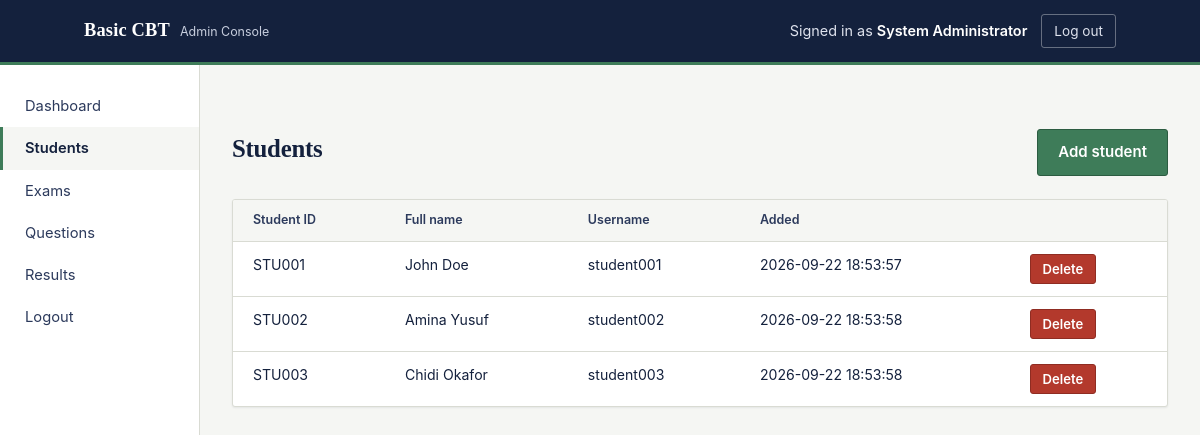
/admin/students (signed in), run on the app's committed database.
### tables this page shows
CREATE TABLE students (
    id INTEGER PRIMARY KEY AUTOINCREMENT,
    student_id TEXT UNIQUE NOT NULL,
    full_name TEXT NOT NULL,
    username TEXT UNIQUE NOT NULL,
    password_hash TEXT NOT NULL,
    created_at TEXT DEFAULT (datetime('now'))
);

### app.py (the view)
@app.route("/admin/students")
@admin_required
def students():
    db = get_db()
    all_students = db.execute("SELECT * FROM students ORDER BY id").fetchall()
    return render_template("students.html", students=all_students)

### app.py (called while the page is built)
def get_db():
    if "db" not in g:
        g.db = sqlite3.connect(DB_PATH)
        g.db.row_factory = sqlite3.Row
        g.db.execute("PRAGMA foreign_keys = ON")
    return g.db

def admin_required(view):
    @wraps(view)
    def wrapped(*args, **kwargs):
        if session.get("role") != "admin":
            flash("Please log in as an admin to continue.", "error")
            return redirect(url_for("login"))
        return view(*args, **kwargs)
    return wrapped

### templates/students.html (shortened to what this page needs)
{% extends "base.html" %}
{% block body %}
{% set active = "students" %}
{% include "_admin_shell_open.html" %}
    <div class="page-head">
      <h1>Students</h1>
      <a href="{{ url_for('add_student') }}" class="btn">Add student</a>
    </div>
    <div class="panel">
      {% if students %}
      <table>
        <thead>
          <tr><th>Student ID</th><th>Full name</th><th>Username</th><th>Added</th><th></th></tr>
        </thead>
        <tbody>
          {% for s in students %}
          <tr>
            <td>{{ s.student_id }}</td>
            <td>{{ s.full_name }}</td>
            <td>{{ s.username }}</td>
            <td>{{ s.created_at }}</td>
            <td>
              <form method="POST" action="{{ url_for('delete_student', student_pk=s.id) }}"
                    onsubmit="return confirm('Remove {{ s.full_name }}? This also deletes their results.');">
                <button type="submit" class="btn btn-danger btn-sm">Delete</button>
              </form>
            </td>
          </tr>
          {% endfor %}
        </tbody>
      </table>
      {% else %}
      <div class="empty-state">
        <h3>No students yet</h3>
        <p>Add your first student to get started.</p>
      </div>
      {% endif %}
    </div>
  </main>
</div>
{% endblock %}

### static/css/style.css (style rules this page uses)
:root { --ink: #14213d; --ink-soft: #2c3a5c; --paper: #f5f6f3; --paper-raised: #ffffff; --rule: #d9dbd3; --rule-strong: #b9bcae; --green: #3e7c59; --green-deep: #2c5c41; --amber: #c98a1f; --amber-soft: #f3e2c3; --red: #b3392c; --red-soft: #f4dcd8; --font-serif: Georgia, "Iowan Old Style", "Palatino Linotype", "URW Palladio L", serif; --font-sans: -apple-system, BlinkMacSystemFont, "Segoe UI", Roboto, Helvetica, Arial, sans-serif; --radius: 3px; --shadow: 0 1px 2px rgba(20, 33, 61, 0.08); }
* { box-sizing: border-box; }
html, body { height: 100%; }
body { margin: 0; font-family: var(--font-sans); background: var(--paper); color: var(--ink); line-height: 1.5; -webkit-font-smoothing: antialiased; }
a { color: var(--green-deep); }
h1, h2, h3, h4 { font-family: var(--font-serif); color: var(--ink); margin: 0 0 0.4em; font-weight: 600; letter-spacing: -0.01em; }
button, input, select, textarea { font-family: inherit; font-size: 1rem; }
.btn { display: inline-block; padding: 11px 20px; border-radius: var(--radius); border: 1px solid var(--green-deep); background: var(--green); color: #fff; font-weight: 600; font-size: 0.94rem; cursor: pointer; text-decoration: none; text-align: center; }
.btn-danger { background: var(--red); border-color: #8f2c22; }
.btn-sm { padding: 6px 12px; font-size: 0.82rem; }
.page-head { display: flex; align-items: baseline; justify-content: space-between; flex-wrap: wrap; gap: 10px; margin: 32px 0 22px; }
.page-head h1 { font-size: 1.55rem; }
.panel { background: var(--paper-raised); border: 1px solid var(--rule); border-radius: var(--radius); overflow: hidden; box-shadow: var(--shadow); }
table { width: 100%; border-collapse: collapse; font-size: 0.88rem; }
thead th { text-align: left; padding: 11px 20px; background: var(--paper); color: var(--ink-soft); font-weight: 600; border-bottom: 1px solid var(--rule); font-size: 0.78rem; }
tbody td { padding: 12px 20px; border-bottom: 1px solid var(--rule); color: var(--ink); vertical-align: top; }
tbody tr:last-child td { border-bottom: none; }

### data on the page
students: student_id "STU001", full_name "John Doe", username "student001", created_at "2026-09-22 18:53:57"
students: student_id "STU002", full_name "Amina Yusuf", username "student002", created_at "2026-09-22 18:53:58"
students: student_id "STU003", full_name "Chidi Okafor", username "student003", created_at "2026-09-22 18:53:58"

### other printed values
{{ session.full_name }} "System Administrator"
